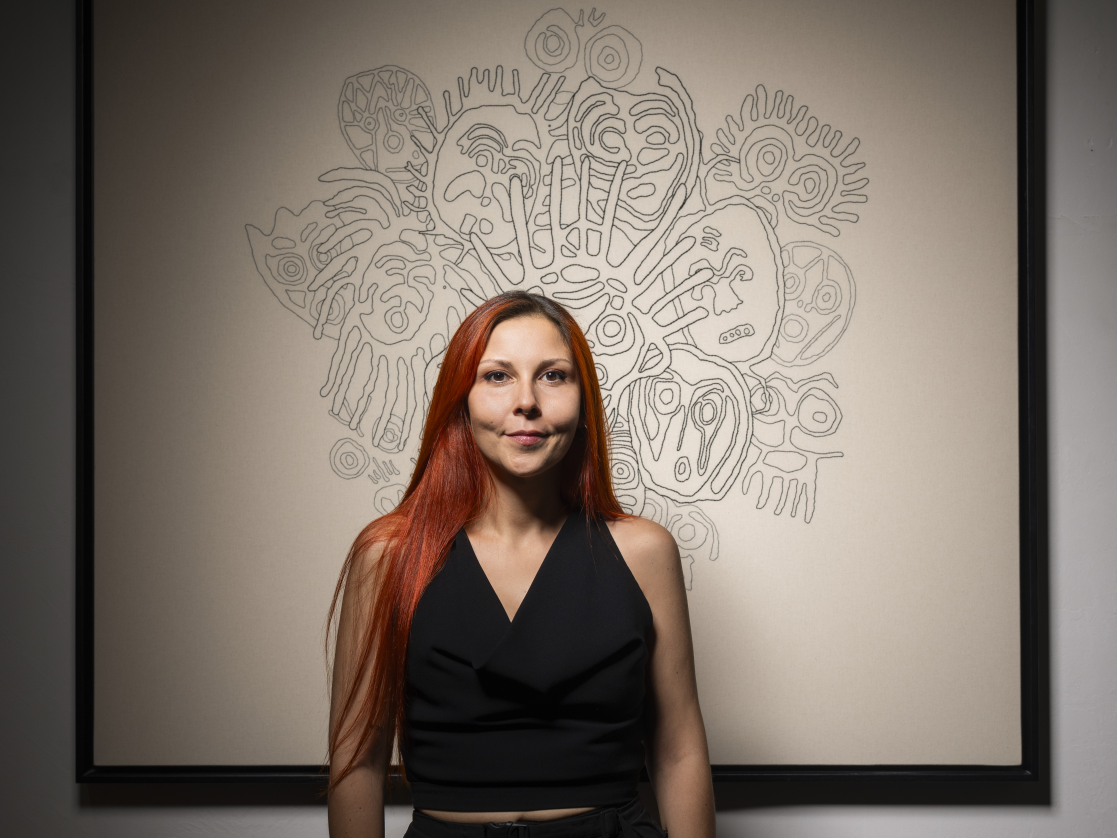
#> input picture images/DilaraAltınkepceArslan-1.jpg, 5581 x 4186 px (shown at 1/5 size); its folder holds only this picture in this run
$ python build_images.py
#> lines starting #> are read from the running program, lines starting #| are printed output that depends on the picture
"""Reproduce the optimized web images from the original repository photographs.

Runs only during site publication, not during hourly signal checks. The source
archive stays unchanged in Git; the Pages artifact contains optimized copies.
"""
from pathlib import Path
from PIL import Image,ImageOps
import argparse,json
parser=argparse.ArgumentParser();parser.add_argument('--root',type=Path,default=Path(__file__).resolve().parent.parent);args=parser.parse_args()
root=args.root.resolve();images=root/'images';previews=images/'previews';previews.mkdir(parents=True,exist_ok=True)
manifest={};before=after=0;count=0
for p in sorted(images.iterdir()):
    if p.suffix.lower() not in ('.jpg','.jpeg','.png','.webp'):continue
    before+=p.stat().st_size
    with Image.open(p) as original:
#> original is the input picture: PIL image 5581x4186 RGB; mean R, G, B 125.6, 114.8, 105.5
        image=ImageOps.exif_transpose(original);image.load();w,h=image.size
#> after `w, h = image.size`: w = 5581; h = 4186
        if p.suffix.lower() in ('.jpg','.jpeg'):
            image=image.convert('RGB');image.thumbnail((2000,2000));image.save(p,quality=85,optimize=True,progressive=True)
        if max(w,h)>700 and 'Logo' not in p.name:
            variants={}
            for target in (480,960):
                thumbnail=image.copy();thumbnail.thumbnail((target,target));destination=previews/f'{p.stem}-{target}.webp';thumbnail.save(destination,'WEBP',quality=83,method=5);variants[str(target)]=destination.relative_to(root).as_posix()
#> this loop made 2 passes
#> pass 1, `thumbnail = image.copy()`:
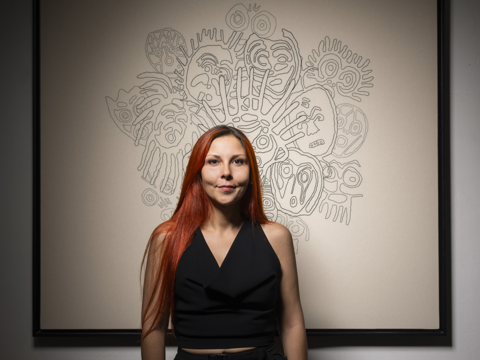
#> saved as DilaraAltınkepceArslan-1-480.webp: PIL image 480x360 RGB; mean R, G, B 125.7, 114.9, 105.6
#> after the loop, variants = 2 items
            manifest['images/'+p.name]={'width':image.width,'height':image.height,'variants':variants}
    count+=1;after+=p.stat().st_size
(root/'assets').mkdir(exist_ok=True)
(root/'assets/image-manifest.json').write_text(json.dumps(manifest,ensure_ascii=False,indent=2))
print(json.dumps({'photographs':count,'input_MB':round(before/1e6,1),'optimized_originals_MB':round(after/1e6,1),'preview_variants':len(manifest)*2}))
#| {"photographs": 1, "input_MB": 3.8, "optimized_originals_MB": 0.3, "preview_variants": 2}
